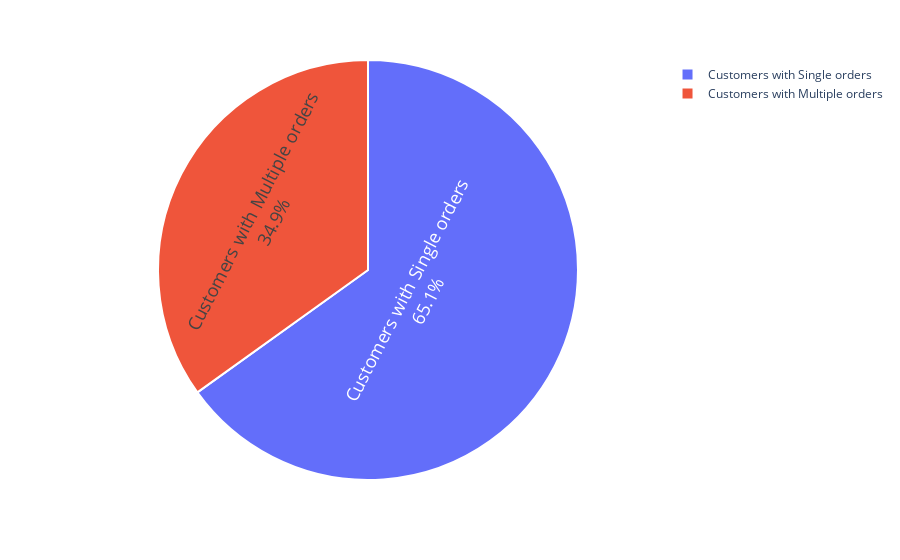

Notebook code for this chart:
### Markdown cell above
### 2.3.4.	 Finding Orders per customer

### Code cell
#Number of Orders vs number of customers

num_of_orders = dataset.groupby("Customer ID")["order_no"].nunique().sort_values(ascending=False) #Grouping Customers with increment ids and counting unique values
num_of_orders_df = pd.DataFrame(list(num_of_orders.items()),columns = ["Customer ID","Number of Orders"])

x = num_of_orders_df[num_of_orders_df["Number of Orders"] == 1].value_counts().sum()
y = num_of_orders_df[num_of_orders_df["Number of Orders"] != 1].value_counts().sum()


data = {"order" : ["Customers with Single orders", "Customers with Multiple orders"], "Customer_Counts": [x,y]}

order_counts = pd.DataFrame.from_dict(data)

#Creating a pie chart
fig = px.pie(order_counts, 
             values = order_counts.Customer_Counts, 
             names = order_counts.order,
             template = 'plotly_white')

#Setting up the pie chart cosmetics
fig.update_traces(textposition='inside', textinfo='percent+label', textfont_size=18,
                  marker = dict(line = dict(color = 'white', width = 2)))
fig.show()
#plotly.offline.iplot(fig, validate=False, filename='worldmap', image='png')
pio.write_image(fig, 'pie1.png')

### Figure 1 — Plotly figure (JSON) as saved in the notebook; plotly's stock layout.template omitted (floating-point values rounded to 4 significant figures)
{"data": [{"domain": {"x": [0, 1], "y": [0, 1]}, "hovertemplate": "order=%{label}<br>Customer_Counts=%{value}<extra></extra>", "labels": ["Customers with Single orders", "Customers with Multiple orders"], "legendgroup": "", "marker": {"line": {"color": "white", "width": 2}}, "name": "", "showlegend": true, "textfont": {"size": 18}, "textinfo": "percent+label", "textposition": "inside", "type": "pie", "values": [51626, 27683]}], "layout": {"legend": {"tracegroupgap": 0}, "margin": {"t": 60}}}
